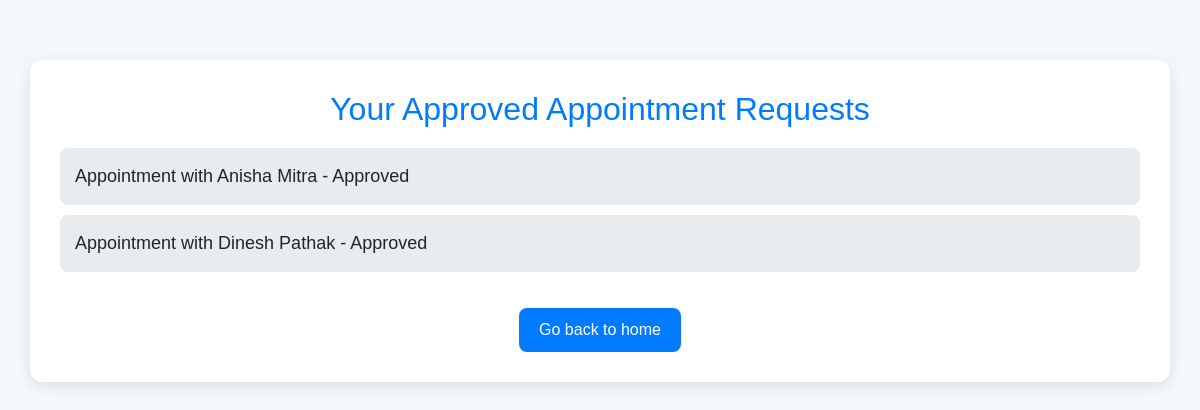
/appointment/approved/ (signed in), run on the app's committed database.
### advisor/models.py (models this page shows, shortened)
class UserRequest(models.Model):
    user = models.ForeignKey(User, on_delete=models.CASCADE, related_name="requests")
    tax_advisor = models.ForeignKey(User, on_delete=models.CASCADE, related_name="advisor_requests")
    first_name = models.CharField(max_length=150)
    last_name = models.CharField(max_length=150)
    email = models.EmailField()
    approved = models.BooleanField(default=False)
    rejected = models.BooleanField(default=False)
    slot = models.CharField(max_length=100, null=True)  # Store the time slot as a string (can use choices)
    date = models.DateField(null=True)  # Store the appointment date
    meeting_type = models.CharField(max_length=20, choices=[('in_person', 'In Person'), ('online_meeting', 'Online Meeting')])

### appointment/views.py (the view)
# urls.py: path('approved/', views.approved_requests, name='approved_requests'),
def approved_requests(request):
    requests = UserRequest.objects.filter(user=request.user, approved=True)
    return render(request, 'appointment/approved_requests.html', {'requests': requests})

### accounts/context_processor.py (called while the page is built)
def user_groups(request):
    user = request.user
    return {
        'is_admin': user.is_authenticated and user.is_superuser,
        'is_taxadvisor': user.is_authenticated and user.groups.filter(name='Tax Advisor').exists(),
        'is_indivual_user': user.is_authenticated and user.groups.filter(name='Individual User').exists(),
    }

### appointment/templates/appointment/approved_requests.html (shortened to what this page needs)
<!DOCTYPE html>
<html lang="en">
<head>
<link rel="stylesheet" href="https://maxcdn.bootstrapcdn.com/bootstrap/4.5.2/css/bootstrap.min.css">
</head>
<body>
<div class="container">
<h1>Your Approved Appointment Requests</h1>
        {% if requests %}
<ul>
                {% for request in requests %}
<li>
                        Appointment with {{ request.tax_advisor.first_name }} {{ request.tax_advisor.last_name }} - Approved
</li>
                {% endfor %}
</ul>
        {% else %}
<p>You have no approved appointment requests.</p>
        {% endif %}
<a href="{% url 'home' %}">Go back to home</a>
</div>
</body>
</html>

### appointment/templates/appointment/approved_requests.html (style rules this page uses)
body { background-color: #f4f7fc; font-family: 'Arial', sans-serif; padding: 20px; }
.container { background-color: white; padding: 30px; border-radius: 12px; box-shadow: 0 4px 15px rgba(0, 0, 0, 0.1); margin-top: 40px; text-align: center; }
h1 { color: #007bff; font-size: 32px; margin-bottom: 20px; }
ul { list-style-type: none; padding-left: 0; font-size: 18px; }
li { background-color: #e9ecef; padding: 15px; margin-bottom: 10px; border-radius: 8px; font-size: 18px; text-align: left; }
a { display: inline-block; margin-top: 20px; padding: 10px 20px; font-size: 16px; background-color: #007bff; color: white; border-radius: 8px; text-decoration: none; transition: background-color 0.3s, transform 0.3s; }

### data on the page
UserRequest: tax_advisor.first_name "Anisha", tax_advisor.last_name "Mitra"
UserRequest: tax_advisor.first_name "Dinesh", tax_advisor.last_name "Pathak"
